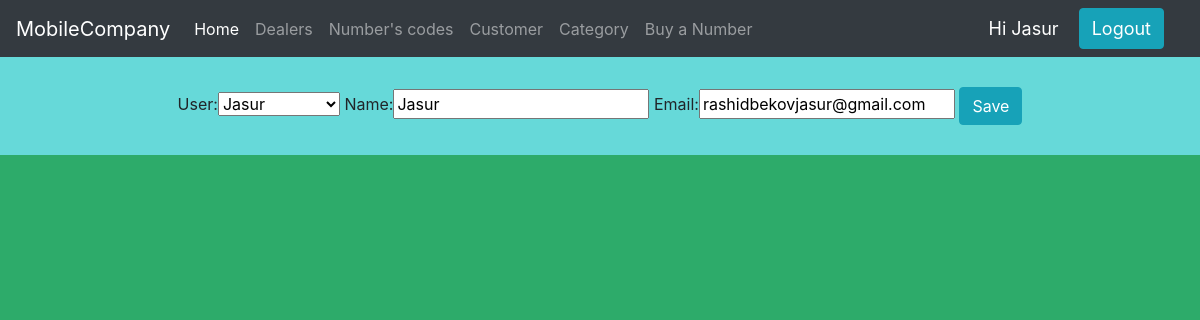
/CustomerUpdate/5 (signed in), run on the app's committed database.
### mobile_company/models.py (models this page shows, shortened)
class Customer(models.Model):
    user = models.OneToOneField(User, null=True, on_delete=models.SET_NULL)
    name = models.CharField(max_length=100, null=True)
    email = models.CharField(max_length=100, null=True)

### mobile_company/decorators.py (the view)
        def wrapper(request, *args, **kwargs):
            group = None
            if request.user.groups.exists():
                group = request.user.groups.all()[0].name
            if group in allowed_users:
                return func(request, *args, **kwargs)
            else:
                return HttpResponse('Error')

### mobile_company/forms.py
class CustomerForm(ModelForm):
    class Meta:
        model = Customer
        fields = "__all__"

### mobile_company/views.py (called while the page is built)
@allowed_users(allowed_users=['admin', 'manager'])
def CustomerUpdate(request, pk):
    customer = Customer.objects.get(id=pk)
    c_forms = CustomerForm(instance=customer)
    if request.method == 'POST':
        c_form = CustomerForm(request.POST, instance=customer)
        if c_form.is_valid():
            c_form.save()
            return redirect('customer')
    return render(request, 'mobile_company/customer_update.html', {'c_forms': c_forms})

### mobile_company/templates/mobile_company/customer_update.html (shortened to what this page needs)
{% extends 'mobile_company/main.html' %}
{% load static %}
{% block content %}
    <form action="" method="POST" style="background-color: #66d9d9; padding: 30px; text-align: center;">
            {{ c_forms }}
        <button class="btn btn-info"> Save </button>
    </form>
{% endblock %}

### mobile_company/templates/mobile_company/navbar.html (shortened to what this page needs)
<nav class="navbar navbar-expand-lg navbar-dark bg-dark">
  <a class="navbar-brand" href=""> MobileCompany </a>
  <div class="collapse navbar-collapse" id="navbarNav">
    <ul class="navbar-nav">
      <li class="nav-item active">
        <a class="nav-link" href="{% url 'home' %}">Home</a>
      </li>
      <li class="nav-item">
        <a class="nav-link" href="{% url 'dealers' %}"> Dealers </a>
      </li>
        <li class="nav-item">
        <a class="nav-link" href="{% url 'NumberCode' %}"> Number's codes </a>
      </li>
      <li class="nav-item">
        <a class="nav-link" href="{% url 'customer' %}"> Customer </a>
      </li>
        <li class="nav-item">
        <a class="nav-link" href="{% url 'category' %}"> Category </a>
      </li>
        <li class="nav-item">
        <a class="nav-link" href="{% url 'UserPage' %}"> Buy a Number </a>
      </li>
      </ul>
  </div>
    <span id="hello">Hi {{ request.user }}</span>
    <span><a id="hello" href="{% url 'logout' %}" class="btn btn-primary btn-info"> Logout </a></span>
</nav>

### mobile_company/templates/mobile_company/main.html (style rules this page uses)
body { background-color: #2dab6a; }

### mobile_company/templates/mobile_company/navbar.html (style rules this page uses)
#hello { font-size: 18px; color: white; margin-right: 20px; }

### data on the page
Customer: user "Jasur", name "Jasur", email "rashidbekovjasur@gmail.com"

### other printed values
{{ request.user }} "Jasur"
